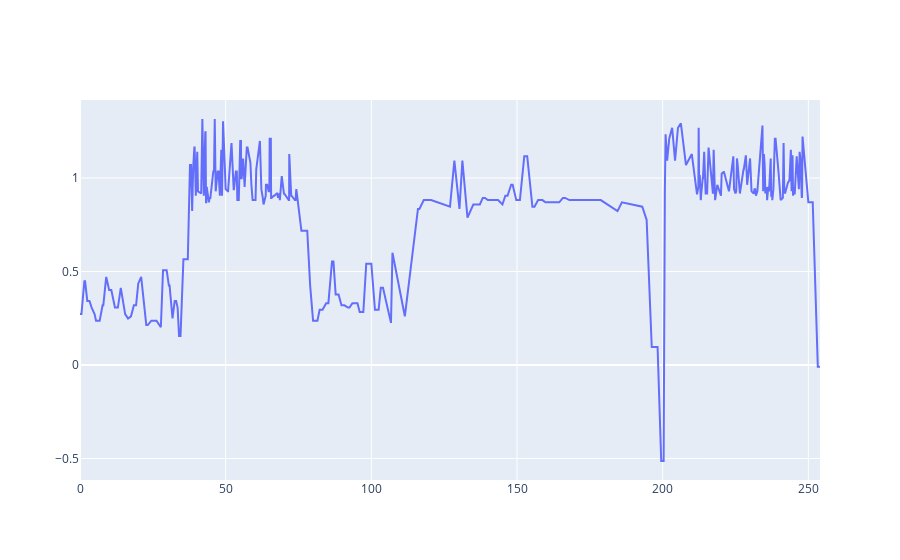

The cell this chart's notebook holds for it:
### Markdown cell above
Now, we can plot the front sensor data for the participant. This involves
- create a figure using `go.Figure()`
- adding a trace to the plot using the `add_trace` method

### Code cell
df = participant_df # For brevity

fig = go.Figure()
fig.add_trace(go.Scatter(x=df['time'], y=df['front']))
fig.show()

### Figure 1 — Plotly figure (JSON) as saved in the notebook; plotly's stock layout.template omitted (floating-point values rounded to 4 significant figures; data arrays with more than 128 entries replaced by an {"elided": "..."} marker saying what was removed)
{"data": [{"type": "scatter", "x": {"elided": "401 float values"}, "y": {"elided": "401 float values"}}], "layout": {}}
